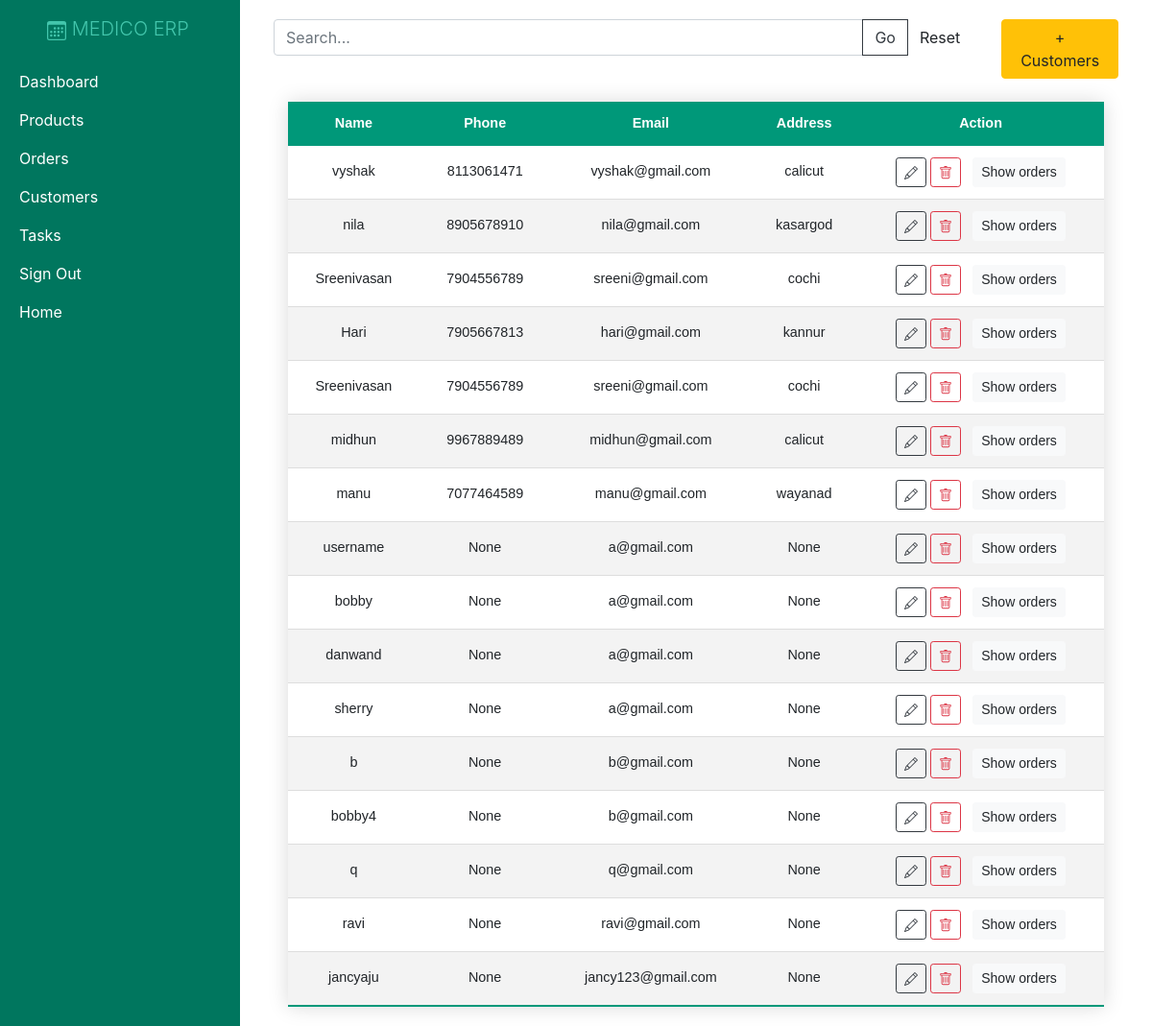
/contacts/, run on the app's committed database.
### crm/models.py (models this page shows, shortened)
class Customer(models.Model):
    name = models.CharField(max_length=200, null=True)
    phone = models.CharField(max_length=200, null=True)
    email = models.EmailField(max_length=200, null=True)
    date_created = models.DateTimeField(auto_now_add=True, null=True)
    address = models.CharField(max_length=200, null=True)
    password = models.CharField(max_length=200, null=True)

### crm/views.py (the view)
# urls.py: path('contacts/', views.contacts, name="contacts"),
def contacts(request):
    req = request.GET.get('search',None)
    if req is not None:
        query = request.GET.get('search')
        customers = Customer.objects.filter(Q(name__icontains=query) | Q(email__icontains=query)
        | Q(phone__icontains=query)
        | Q(address__icontains=query))
    else:
        customers = Customer.objects.all()
    return render(request,'crm/contacts.html',{'customers':customers})

### crm/templates/crm/contacts.html (shortened to what this page needs)
{% extends 'crm/main.html' %}
{% block content %}
<div class="row">
  <div class="col-10">
    <form action="{% url 'contacts' %}" method="GET">
      <div class="input-group">
        <input type="text" class="form-control" name="search" id="id_search" placeholder="Search...">
        <div class="input-group-append">
          <input class="btn btn-outline-dark" type="submit" value="Go" />
          <a class="btn" href="{% url 'contacts' %}" type="button">Reset</a>
        </div>
      </div>
    </form>
  </div>
  <div class="col  d-flex justify-content-end">
    <a class="btn btn-warning" href="{% url 'add_contact' %}">+ Customers</a>
  </div>
</div>
<div class="container w-100 d-flex justify-content-center mt-4">
  <table class="my-table w-100 text-center">
    <thead>
      <tr class="text-center">
        <th scope="col">Name</th>
        <th scope="col">Phone</th>
        <th scope="col">Email</th>
        <th scope="col">Address</th>
        <th scope="col">Action</th>
      </tr>
    </thead>
    <tbody>
      {% for c in customers %}
      <tr>
        <td>{{ c.name }}</td>
        <td>{{ c.phone }}</td>
        <td>{{ c.email }}</td>
        <td class="text-break">{{ c.address }}</td>
        <td>
          <a class="btn btn-sm btn-outline-dark" href="{% url 'update_contact' c.id %}"></a>
          <a class="btn btn-sm btn-outline-danger" href="{% url 'delete_contact' c.id %}"></a>
          <a type="button" class="btn btn-sm btn-light ml-2" href="{% url 'customer_orders' c.id %}">Show orders</a>
        </td>
      </tr>
      {% endfor %}
    </tbody>
  </table>
</div>
{% endblock content %}

### static/css/main.css (style rules this page uses)
.my-table { border-collapse: collapse; font-size: 0.9em; font-family: sans-serif; min-width: 400px; box-shadow: 0 0 20px rgba(0, 0, 0, 0.15); }
.my-table thead tr { background-color: #009879; color: #ffffff; text-align: left; }
.my-table th, .my-table td { padding: 12px 15px; }
.my-table tbody tr { border-bottom: 1px solid #dddddd; }
.my-table tbody tr:nth-of-type(even) { background-color: #f3f3f3; }
.my-table tbody tr:last-of-type { border-bottom: 2px solid #009879; }

### data on the page
Customer: name "vyshak", phone "8113061471", email "vyshak@gmail.com", address "calicut"
Customer: name "nila", phone "8905678910", email "nila@gmail.com", address "kasargod"
Customer: name "Sreenivasan", phone "7904556789", email "sreeni@gmail.com", address "cochi"
Customer: name "Hari", phone "7905667813", email "hari@gmail.com", address "kannur"
Customer: name "Sreenivasan", phone "7904556789", email "sreeni@gmail.com", address "cochi"
Customer: name "midhun", phone "9967889489", email "midhun@gmail.com", address "calicut"
Customer: name "manu", phone "7077464589", email "manu@gmail.com", address "wayanad"
Customer: name "username", phone "None", email "a@gmail.com", address "None"
Customer: name "bobby", phone "None", email "a@gmail.com", address "None"
Customer: name "danwand", phone "None", email "a@gmail.com", address "None"
Customer: name "sherry", phone "None", email "a@gmail.com", address "None"
Customer: name "b", phone "None", email "b@gmail.com", address "None"
Customer: name "bobby4", phone "None", email "b@gmail.com", address "None"
Customer: name "q", phone "None", email "q@gmail.com", address "None"
Customer: name "ravi", phone "None", email "ravi@gmail.com", address "None"
Customer: name "jancyaju", phone "None", email "jancy123@gmail.com", address "None"
